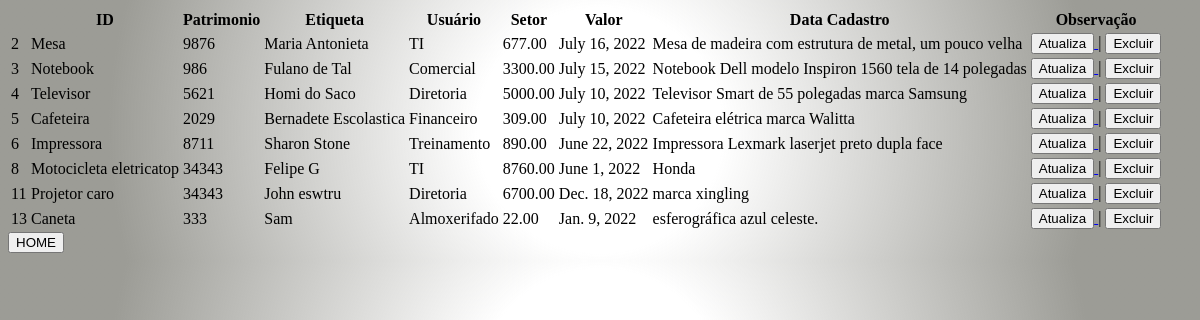
Screenshot of /lista with the database file from the repository.
### core/models.py (models this page shows)
class Patrimonio(models.Model):
    nome_objeto = models.CharField(
        max_length=30,
        null=False,    # Não pode ser nulo
        blank=False    # Não pode ficar em branco
    )
    etiqueta = models.IntegerField(
        default=0,
        null=False,
        blank=False
    )
    usuario = models.CharField(
        max_length=50,
        null=False,
        blank=False
    )
    setor = models.CharField(
        max_length=20,
        null=False,
        blank=False
    )
    valor = models.DecimalField(
        max_digits=10,
        decimal_places=2
    )
    dt_cadastro = models.DateField(
    )
    observacao = models.TextField(
        max_length=300
    )
    objetos = models.Manager()

### patrimonio/views.py (the view)
# urls.py: path('lista', ListaPatrimonio.as_view(), name='listagem'),
class ListaPatrimonio(ListView):
    template_name = "patrimonio/lista.html"
    model = Patrimonio
    context_object_name = "listagem"

### patrimonio/templates/patrimonio/lista.html
{% extends "patrimonio/base.html" %}
    {% block conteudo %}
    <table>
        <tbody>
            <tr>
                <th scope="col"></th>
                <th scope="col">ID</th>
                <th scope="col">Patrimonio</th>
                <th scope="col">Etiqueta</th>
                <th scope="col">Usuário</th>
                <th scope="col">Setor</th>
                <th scope="col">Valor</th>
                <th scope="col">Data Cadastro</th>
                <th scope="col">Observação</th>
            </tr>
            {% for p in listagem %}
                <tr>
                    <td>{{ p.id }}</td>
                    <td>{{ p.nome_objeto }}</td>
                    <td>{{ p.etiqueta }}</td>
                    <td>{{ p.usuario }}</td>
                    <td>{{ p.setor }}</td>
                    <td>{{ p.valor }}</td>
                    <td>{{ p.dt_cadastro }}</td>
                    <td>{{ p.observacao }}</td>
                    <td>
                        <a href="{% url 'patrimonio:atualiza_patrimonio' pk=p.id %}">
                            <button>Atualiza</button>
                        </a>
                        <span> | </span>
                        <a href="{% url 'patrimonio:apaga_patrimonio' pk=p.id %}">
                            <button>Excluir</button>
                        </a>
                    </td>
                </tr>
            {% endfor %}
        </tbody>
    </table>
    <div>
        <a href="/"> <button>HOME</button> </a>
    </div>
    {% endblock %}

### patrimonio/templates/patrimonio/base.html (shortened to what this page needs)
<!DOCTYPE html>
<html lang="en">
    <head>
        {% load static %}
        <link rel="stylesheet" type="text/css" href="{% static 'patrimonio/css/style.css' %}">
    </head>
    <body>
        {% block conteudo %}
        {% endblock %}
    </body>
</html>

### patrimonio/static/patrimonio/css/style.css (style rules this page uses)
body { background-image: radial-gradient(circle, white 20%, rgba(72, 72, 61, 0.543) 80%); }

### rows the page displays
Patrimonio: id "2", nome_objeto "Mesa", etiqueta "9876", usuario "Maria Antonieta", setor "TI", valor "677.00", dt_cadastro "July 16, 2022", observacao "Mesa de madeira com estrutura de metal, um pouco velha"
Patrimonio: id "3", nome_objeto "Notebook", etiqueta "986", usuario "Fulano de Tal", setor "Comercial", valor "3300.00", dt_cadastro "July 15, 2022", observacao "Notebook Dell modelo Inspiron 1560 tela de 14 polegadas"
Patrimonio: id "4", nome_objeto "Televisor", etiqueta "5621", usuario "Homi do Saco", setor "Diretoria", valor "5000.00", dt_cadastro "July 10, 2022", observacao "Televisor Smart de 55 polegadas marca Samsung"
Patrimonio: id "5", nome_objeto "Cafeteira", etiqueta "2029", usuario "Bernadete Escolastica", setor "Financeiro", valor "309.00", dt_cadastro "July 10, 2022", observacao "Cafeteira elétrica marca Walitta"
Patrimonio: id "6", nome_objeto "Impressora", etiqueta "8711", usuario "Sharon Stone", setor "Treinamento", valor "890.00", dt_cadastro "June 22, 2022", observacao "Impressora Lexmark laserjet preto dupla face"
Patrimonio: id "8", nome_objeto "Motocicleta eletricatop", etiqueta "34343", usuario "Felipe G", setor "TI", valor "8760.00", dt_cadastro "June 1, 2022", observacao "Honda"
Patrimonio: id "11", nome_objeto "Projetor caro", etiqueta "34343", usuario "John eswtru", setor "Diretoria", valor "6700.00", dt_cadastro "Dec. 18, 2022", observacao "marca xingling"
Patrimonio: id "13", nome_objeto "Caneta", etiqueta "333", usuario "Sam", setor "Almoxerifado", valor "22.00", dt_cadastro "Jan. 9, 2022", observacao "esferográfica azul celeste."
